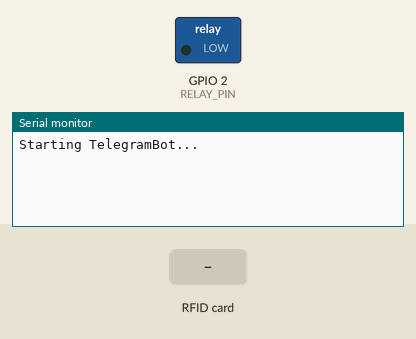
Simulated run of this sketch. Board: ESP8266 (NodeMCU). Parts: switched loads named in the sketch (green lamp = pin HIGH), the last lines printed to the serial monitor. Inputs (shaded band) come from the test bench.

Above: at 1.2 s.
1.3 s: RFID card 9A BE 1B B0 held to the reader
At 2.1 s:
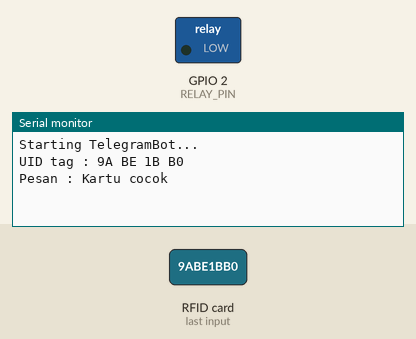
2.8 s: RFID card 5E 7A 19 C4 held to the reader
At 3.5 s:
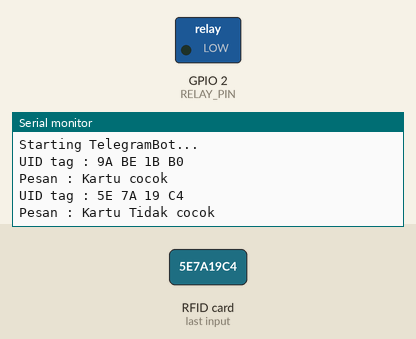

Measured:
- after the input at 1.3 s, the serial monitor: prints a new line at once (image 1)
- after the input at 2.8 s, the serial monitor: prints a new line at once (image 2)

The sketch:

rfid2.ino
```cpp
/*
    Program Alarm PIR dengan Telegram
    dibuat oleh Indobot
*/

#include <SPI.h>
#include <MFRC522.h>
#include "CTBot.h"  //Pendeklarasian Library

#define RST_PIN 5 // RFID PIN D1
#define SDA_PIN 4 // RFID PIN D2
#define pirPin 0 // PIR PIN D3
#define RELAY_PIN 2  //RELAY PIN D4

CTBot myBot;


String ssid = "linda-meong-meong";    //nama ssid wifi kalian
String pass = "lindanesuwifinelemot";  //password wifi kalian
String token = "6120908849:AAHskIZp-ib4t3KnCJmMY5GqpY4dIwTOfRQ";    //token bot baru kalian
const int id = 1459467939;      //id telegram kalian
int pirValue;

MFRC522 mfrc522(SDA_PIN, RST_PIN);

void setup() {
  Serial.begin(9600);
  SPI.begin();
  mfrc522.PCD_Init();

  Serial.println("Starting TelegramBot...");
  // myBot.wifiConnect(ssid, pass);
  // myBot.setTelegramToken(token);
  // if (myBot.testConnection()) {
  //   Serial.println("Koneksi Bagus");
  //   Serial.println("Put your card to the reader...");
  // } else {
  //   Serial.println("Koneksi Jelek");
  //   Serial.println("Put your card to the reader...");
  // }

  pinMode(pirPin, INPUT); // PIR INPUT
  pinMode(RELAY_PIN, OUTPUT);  // Set pin sebagai OUTPUT

}


void loop() {
  if(!mfrc522.PICC_IsNewCardPresent()){
    //  Serial.println("PICC Is New Card Present");
    return;
  }

  if(!mfrc522.PICC_ReadCardSerial()){
    Serial.println("PICC Read Card Serial");
    return;
  }

  Serial.print("UID tag :");
  String content = "";
  byte letter;

  for(byte i = 0; i < mfrc522.uid.size; i++){
    Serial.print(mfrc522.uid.uidByte[i] < 0x10 ? " 0" : " ");
    Serial.print(mfrc522.uid.uidByte[i], HEX);
    content.concat(String(mfrc522.uid.uidByte[i] < 0x10 ? " 0" : " "));
    content.concat(String(mfrc522.uid.uidByte[i], HEX));
  }

  Serial.println();
  Serial.print("Pesan : ");
  content.toUpperCase();

  if(content.substring(1) == "9A BE 1B B0"){
    Serial.println("Kartu cocok");
    Serial.println();
    delay(1000);
  }

  // else if(content.substring(1) == "D3 BC D1 A9"){
  //   Serial.println("Kartu cocok");
  //   Serial.println();
  //   delay(1000);
  // }
  else{
    Serial.println("Kartu Tidak cocok");
    delay(1000);
  }

}
```
